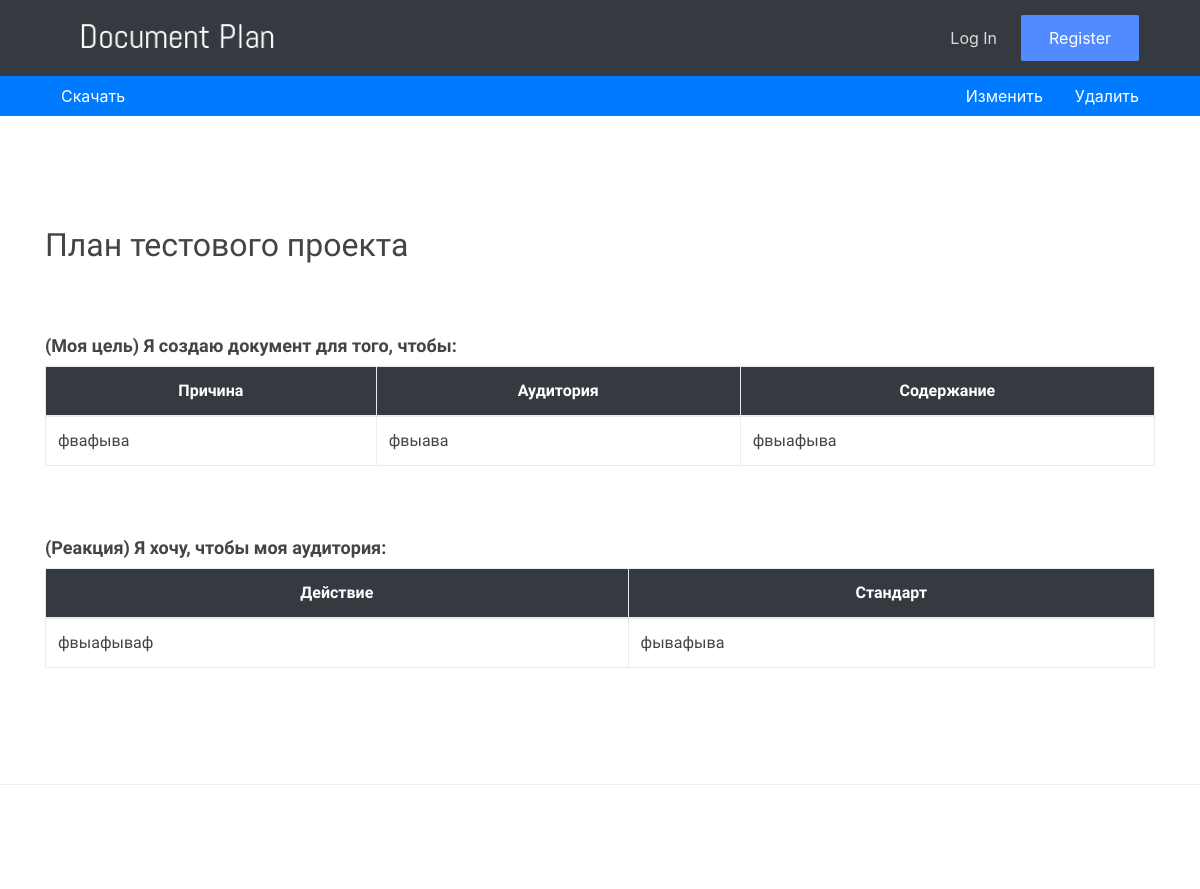
Before: /docplan/1/view/ (upper part) with the older database file.
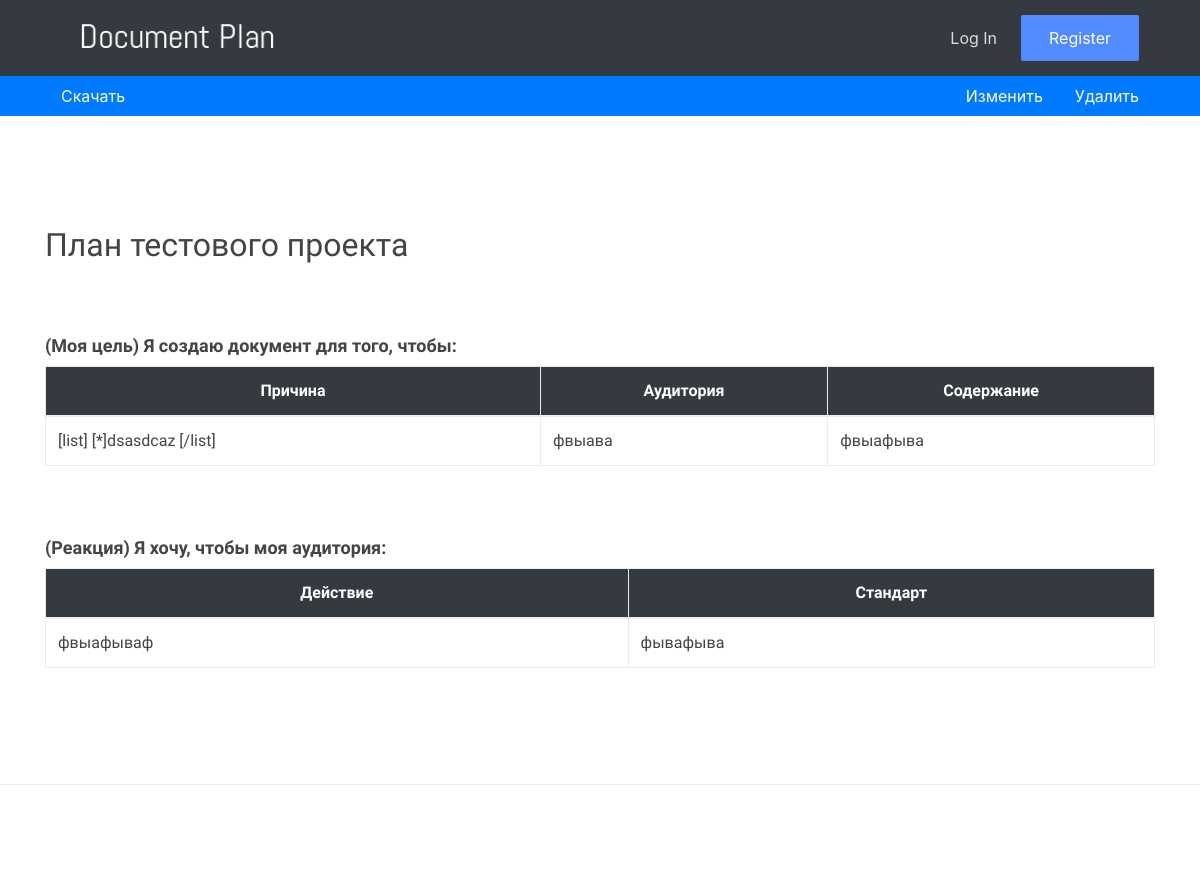
After: the same page with the newer database file.
### doc_plan/models.py (models this page shows, shortened)
class Project(models.Model):
    name = models.CharField(max_length=200, verbose_name=_("название проекта"))
    aim_action = models.TextField(blank=True, verbose_name=_("действие"))
    aim_auditory = models.TextField(blank=True, verbose_name=_("аудитория"))
    aim_content = models.TextField(blank=True, verbose_name=_("содержание"))
    reaction_action = models.TextField(blank=True, verbose_name=_("реакция"))
    reaction_standart = models.TextField(blank=True, verbose_name=_("стандарт"))
    auditory_duty = models.TextField(blank=True, verbose_name=_("обязанности"))
    auditory_knowledge = models.TextField(blank=True, verbose_name=_("знания"))
    auditory_demography = models.TextField(blank=True, verbose_name=_("демография"))
    auditory_relations = models.TextField(blank=True, verbose_name=_("отношения"))
    auditory_environment = models.TextField(blank=True, verbose_name=_("окружение"))
    auditory_resume = models.TextField(blank=True, verbose_name=_("выводы"))
    question_actions = models.TextField(blank=True, verbose_name=_("процедуры"))
    question_knowledges = models.TextField(blank=True, verbose_name=_("знания"))
    chapters = models.ManyToManyField("Chapter", blank=True, verbose_name=_("разделы"))
    created_at = models.DateField(auto_now_add=True)
    created_by = models.ForeignKey(User, on_delete=models.CASCADE)
    class Meta:
        verbose_name = _("проект")
        verbose_name_plural = _("проекты")
        ordering = ["-created_at"]

### doc_plan/views.py (the view)
# urls.py: path('<int:plan_id>/view/', views.PlanView.as_view()),
class PlanView(TemplateView):
	template_name = 'plan/plan_view.html'
	def get_context_data(self, **kwargs):
		context = super(PlanView, self).get_context_data(**kwargs)
		context = add_plan_data(self.request, context= context, plan_id= context['plan_id'])
		return context

### doc_plan/utils.py (called while the page is built)
def add_plan_data(request, context= {}, plan_id= None):
	if not plan_id:
		return context
	user = request.user
	try:
		plan = Project.objects.get(id = plan_id)
		plan_dict = model_to_dict(plan)
		context['plan'] = {}
		for key in plan_dict:
			context['plan'][key] = plan_dict[key]
		context['chapters'] = []
		for chapter in plan.chapters.all():
			cur_chapter_dict = {}
			cur_chapter = model_to_dict(chapter)
			for key in cur_chapter:
				cur_chapter_dict[key] = cur_chapter[key]
			context['chapters'].append(cur_chapter_dict)
	except Project.DoesNotExist:
		print ("Плана с id %s не существует" % plan_id)
		raise Http404
	return context

### doc_plan/templates/plan/plan_view.html
{% extends "base.html" %}
{% load static %}
{% load i18n %}
{% block content %}
{% include 'plan/actions_block_view.html' %}
{% include 'plan/plan_data.html' %}
{% include 'plan/chapters_data.html' %}
{% endblock %}

### doc_plan/templates/plan/plan_data.html (shortened to what this page needs)
{% load static %}
{% load i18n %}
{% load bbcode_tags %}
 <section class="fdb-block">
    <div class="container">
     <div class="row">
        <div class="col text-left">
          {% if edit %}
          <h2>{% trans 'Название:' %}</h2>
            {{plan.name}}
          {% else %}
            <h2>{{plan.name}}</h2>
          {% endif %}
        </div>
      </div>
      <div class="row-50"></div>
      <div class="row">
        <div class="col text-left">
          <h3><strong>{% trans '(Моя цель) Я создаю документ для того, чтобы:' %}</strong></h3>
          <table class="table table-bordered">
            <thead>
              <tr>
                <th>{% trans 'Причина' %}</th>
                <th>{% trans 'Аудитория' %}</th>
                <th>{% trans 'Содержание' %}</th>
              </tr>
            </thead>
            <tbody>
            {% if edit %}
              <tr>
                <td>{{plan.aim_action}}</td>
                <td>{{plan.aim_auditory}}</td>
                <td>{{plan.aim_content}}</td>
              </tr>
            {% else %}
              <tr>
                <td>{{plan.aim_action|bbcode|safe}}</td>
                <td>{{plan.aim_auditory|bbcode|safe}}</td>
                <td>{{plan.aim_content|bbcode|safe}}</td>
              </tr>
            {% endif %}
            </tbody>
          </table>
        </div>
      </div>
      <div class="row-50"></div>
      <div class="row">
        <div class="col text-left">
          <h3><strong>{% trans '(Реакция) Я хочу, чтобы моя аудитория:' %}</strong></h3>
          <table class="table table-bordered">
            <thead>
              <tr>
                <th>{% trans 'Действие' %}</th>
                <th>{% trans 'Стандарт' %}</th>
              </tr>
            </thead>
            <tbody>
              {% if edit %}
              <tr>
                <td>{{plan.reaction_action}}</td>
                <td>{{plan.reaction_standart}}</td>
              </tr>
              {% else %}
              <tr>
                <td>{{plan.reaction_action|bbcode|safe}}</td>
                <td>{{plan.reaction_standart|bbcode|safe}}</td>
              </tr>
            {% endif %}
            </tbody>
          </table>
        </div>
      </div>
    </div>
  </section>
  <section class="fdb-block">
    <div class="container">
      <div class="row">
        <div class="col text-left">
        </div>
      </div>
    </div>
  </section>

Changed rows visible on the page:
changed Project "План тестового проекта": aim_action|bbcode "фвафыва" → "[list] [*]dsasdcaz [/list]"
